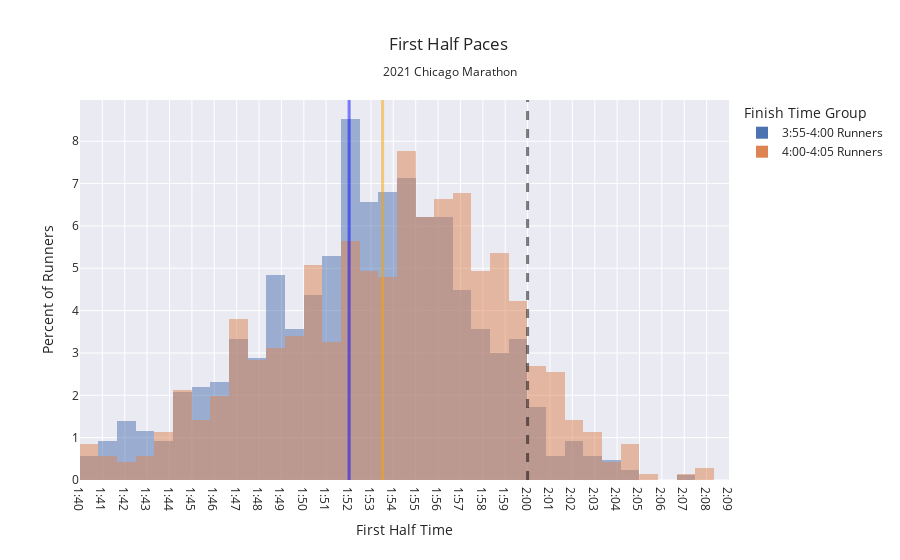

Here is the notebook cell this chart was saved with:
### Markdown cell above
## First Half Paces, Close to Goal Finishers

### Code cell
four_hours = time_to_seconds("04:00:00")

around_four["Finish Time Group"] = around_four["below_four_hours"].map({False: "4:00-4:05 Runners", True: "3:55-4:00 Runners"})

# make 5 minutes bins, fudge so 4 hours is an edge
bins = pd.Series(range(time_to_seconds("01:40:00"), time_to_seconds("02:10:00"), 60))

fig = px.histogram(around_four, 
                   x=["half.time"],# "2nd_half.time"], 
                   color="Finish Time Group",
                   title = "First Half Paces <br><sub>2021 Chicago Marathon</sub>", 
                   labels={"half.time": "Half Marathon Time"},
#                    hover_name=age_gender_match["finish.time"].apply(seconds_to_time),
                   template="seaborn",
                   histnorm='percent',
                   barmode="overlay"
                  )

fig.update_yaxes(title_text='Percent of Runners')

fig.update_layout(
    xaxis={
        "range": [
            bins.min(),
            bins.max(),
        ],
        "tickmode": "array",
        "tickvals": bins,
        "ticktext": bins.apply(seconds_to_time_short),
        "title_text":"First Half Time",
#                 "tickangle":35

    }
)

fig.add_vline(x=time_to_seconds("02:00:00"), line_width=3, line_dash="dash", line_color="black")

fig.add_vline(x=close_beat["half.time"].mean(), line_width=3, line_dash="solid", line_color="blue")
fig.add_vline(x=close_miss["half.time"].mean(), line_width=3, line_dash="solid", line_color="orange")


name = "first_half_distribution"
save_figure(fig, name)

### Figure 1 — Plotly figure (JSON) as saved in the notebook; plotly's stock layout.template omitted (floating-point values rounded to 4 significant figures; data arrays with more than 128 entries replaced by an {"elided": "..."} marker saying what was removed)
{"data": [{"alignmentgroup": "True", "bingroup": "x", "histnorm": "percent", "hovertemplate": "Finish Time Group=3:55-4:00 Runners<br>value=%{x}<br>percent=%{y}<extra></extra>", "legendgroup": "3:55-4:00 Runners", "marker": {"color": "rgb(76,114,176)", "opacity": 0.5, "pattern": {"shape": ""}}, "name": "3:55-4:00 Runners", "offsetgroup": "3:55-4:00 Runners", "orientation": "v", "showlegend": true, "type": "histogram", "x": {"elided": "868 int values"}, "xaxis": "x", "yaxis": "y"}, {"alignmentgroup": "True", "bingroup": "x", "histnorm": "percent", "hovertemplate": "Finish Time Group=4:00-4:05 Runners<br>value=%{x}<br>percent=%{y}<extra></extra>", "legendgroup": "4:00-4:05 Runners", "marker": {"color": "rgb(221,132,82)", "opacity": 0.5, "pattern": {"shape": ""}}, "name": "4:00-4:05 Runners", "offsetgroup": "4:00-4:05 Runners", "orientation": "v", "showlegend": true, "type": "histogram", "x": {"elided": "708 int values"}, "xaxis": "x", "yaxis": "y"}], "layout": {"barmode": "overlay", "legend": {"title": {"text": "Finish Time Group"}, "tracegroupgap": 0}, "shapes": [{"line": {"color": "black", "dash": "dash", "width": 3}, "type": "line", "x0": 7200, "x1": 7200, "xref": "x", "y0": 0, "y1": 1, "yref": "y domain"}, {"line": {"color": "blue", "dash": "solid", "width": 3}, "type": "line", "x0": 6721.0, "x1": 6721.0, "xref": "x", "y0": 0, "y1": 1, "yref": "y domain"}, {"line": {"color": "orange", "dash": "solid", "width": 3}, "type": "line", "x0": 6811.0, "x1": 6811.0, "xref": "x", "y0": 0, "y1": 1, "yref": "y domain"}], "title": {"text": "First Half Paces <br><sub>2021 Chicago Marathon</sub>"}, "xaxis": {"anchor": "y", "domain": [0, 1], "range": [6000, 7740], "tickmode": "array", "ticktext": ["1:40", "1:41", "1:42", "1:43", "1:44", "1:45", "1:46", "1:47", "1:48", "1:49", "1:50", "1:51", "1:52", "1:53", "1:54", "1:55", "1:56", "1:57", "1:58", "1:59", "2:00", "2:01", "2:02", "2:03", "2:04", "2:05", "2:06", "2:07", "2:08", "2:09"], "tickvals": [6000, 6060, 6120, 6180, 6240, 6300, 6360, 6420, 6480, 6540, 6600, 6660, 6720, 6780, 6840, 6900, 6960, 7020, 7080, 7140, 7200, 7260, 7320, 7380, 7440, 7500, 7560, 7620, 7680, 7740], "title": {"text": "First Half Time"}}, "yaxis": {"anchor": "x", "domain": [0, 1], "title": {"text": "Percent of Runners"}}}}
